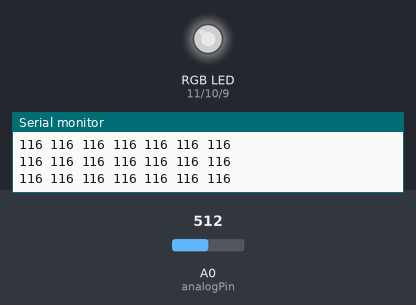
Bench run of a sketch on a simulated Arduino Uno, built with avr-gcc and run on an emulated ATmega328P. Shown: an RGB LED mixed from three pins (HIGH = lit), the last lines printed to the serial monitor. Inputs (shaded band) come from the test bench; at power-on: A0 (analogPin) = 512. Dim RGB values are drawn brighter than linear; pins used as bus, display or sensor lines are not drawn.

Above: at 1.2 s.
1.3 s: A0 (analogPin) set to 125
At 2.5 s:
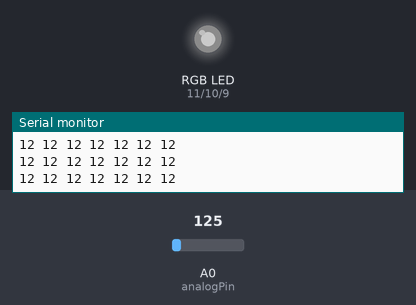
2.8 s: A0 (analogPin) set to 109
At 3.8 s:
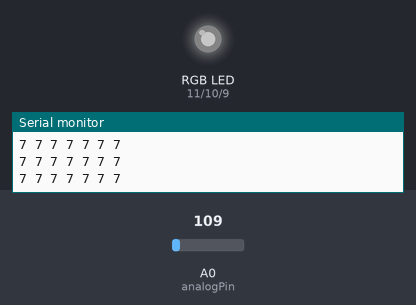
5.8 s: A0 (analogPin) set to 716
At 6.9 s:
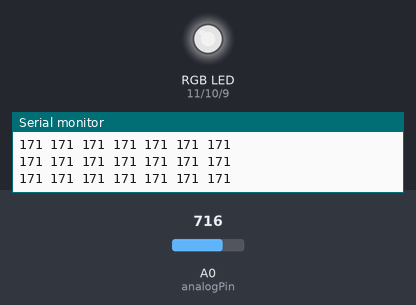
7.3 s: A0 (analogPin) set to 900
At 8.2 s:
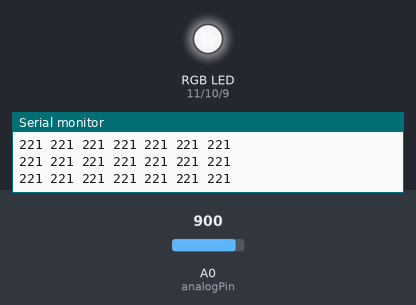
8.8 s: A0 (analogPin) set to 465
At 9.5 s:
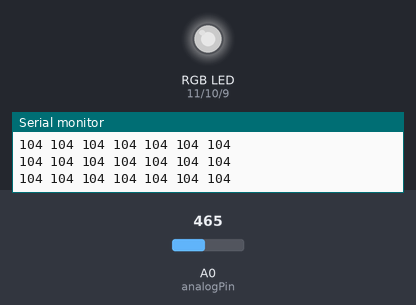
10.3 s: A0 (analogPin) set to 437
At 10.8 s:
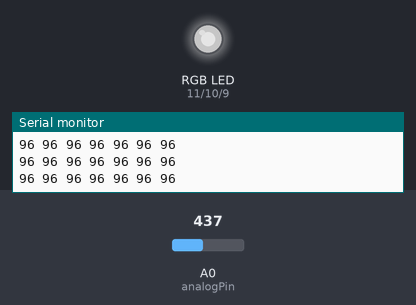
Timing chart, 0 to 12.8 s (numbered marks = the images above; inputs shaded):
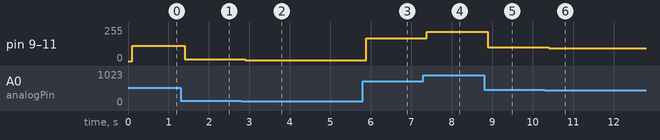

The sketch:

rgb_led_lights.ino
```cpp
int analogPin = 0; // read from multiplexer using analog input 0
int strobePin = 2; // strobe is attached to digital pin 2
int resetPin = 3; // reset is attached to digital pin 3

int redPin = 11;
int greenPin = 10;
int bluePin = 9;

int filter = 80; //filter out the noise
int spectrumValue[7]; // to hold a2d values

void setup()
{
  Serial.begin(9600);
  pinMode(analogPin, INPUT);
  pinMode(strobePin, OUTPUT);
  pinMode(resetPin, OUTPUT);

  pinMode(redPin, OUTPUT);
  pinMode(greenPin, OUTPUT);
  pinMode(bluePin, OUTPUT);

  analogReference(DEFAULT);

  digitalWrite(resetPin, LOW);
  digitalWrite(strobePin, HIGH);
}

void loop()
{
  digitalWrite(resetPin, HIGH);
  digitalWrite(resetPin, LOW);

  for (int i = 0; i < 7; i++){
    digitalWrite(strobePin, LOW);
    delay(15); // set delay for output
    spectrumValue[i] = analogRead(analogPin);
    spectrumValue[i] = constrain(spectrumValue[i], filter, 1023);
    spectrumValue[i] = map(spectrumValue[i],filter, 1023, 0, 255);
    Serial.print(spectrumValue[i]);
    Serial.print(" ");

    digitalWrite(strobePin, HIGH);
  }
  Serial.println();
   analogWrite(redPin, spectrumValue[2]); //set red value
   analogWrite(greenPin, spectrumValue[4]);  //set green value
   analogWrite(bluePin, spectrumValue[6]);  //set blue value

}
```

Measured:
- after the input at 1.3 s, pin 9 (bluePin), pin 10 (greenPin), pin 11 (redPin): 116/255 → 12/255 after 0.10 s
- after the input at 2.8 s, pin 9 (bluePin), pin 10 (greenPin), pin 11 (redPin): 12/255 → 7/255 after 0.09 s
- after the input at 5.8 s, pin 9 (bluePin), pin 10 (greenPin), pin 11 (redPin): 7/255 → 171/255 after 0.08 s
- after the input at 7.3 s, pin 9 (bluePin), pin 10 (greenPin), pin 11 (redPin): 171/255 → 221/255 after 0.09 s
- after the input at 8.8 s, pin 9 (bluePin), pin 10 (greenPin), pin 11 (redPin): 221/255 → 104/255 after 0.09 s
- after the input at 10.3 s, pin 9 (bluePin), pin 10 (greenPin), pin 11 (redPin): 104/255 → 96/255 after 0.10 s
